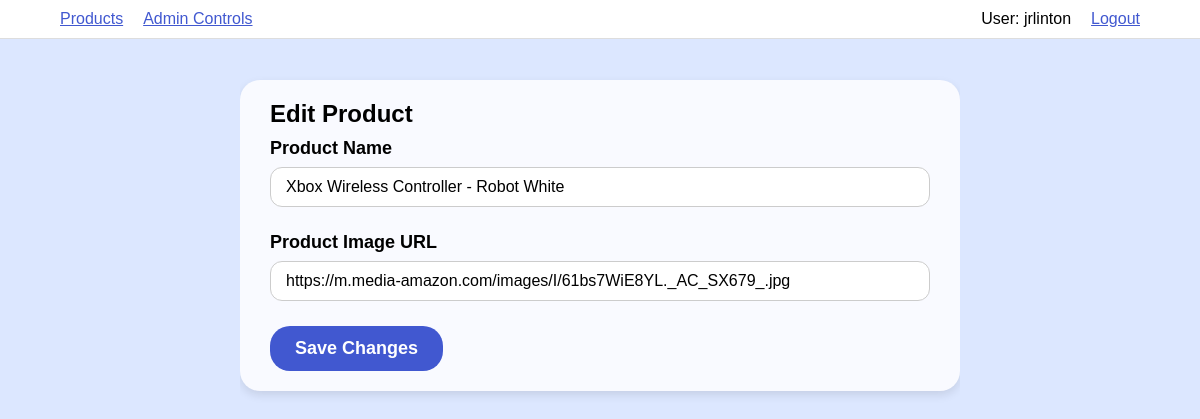
Screenshot of /edit-product/2bd3fd04-b876-4bb3-9c3a-c8e9a77e163f (signed in) with the database file from the repository.
### tables this page shows
CREATE TABLE Users (
        username TEXT PRIMARY KEY,
        password TEXT NOT NULL,
        is_admin INTEGER NOT NULL
    );

CREATE TABLE Products (
        product_id TEXT PRIMARY KEY,
        product_name TEXT NOT NULL,
        product_image TEXT NOT NULL
    );

### Source/flask_app.py (the view, shortened to what this page needs)
@app.route("/edit-product/<product_id>", methods=["GET", "POST"])
@login_required
def edit_product(product_id):
    if current_user.get_is_admin():
        product = get_product_by_id(product_id)
        if not product:
            flash("Product not found", "error")
            return redirect(url_for("admin_page"))
        return render_template("edit-product-page.html", product=product)
    else:
        flash("You must be an admin to access this page", "info")
        return redirect(url_for("root_page"))

### Source/Helpers/build_user_class_from_database_helper.py (called while the page is built)
def build_user(username):
    query = f"SELECT is_admin FROM {USER_TABLE_NAME} WHERE username = ? LIMIT 1"
    cur, con = query_database(query, params=(username,))
    result = cur.fetchone()
    con.close()
    if result is None:
        return None
    else:
        return User(username, bool(result[0]))

### Source/Helpers/count_number_of_reviews.py (called while the page is built)
def count_number_of_reviews(product_id):
    query = f"SELECT COUNT(*) FROM {REVIEW_TABLE_NAME} WHERE product_id = ?"
    cur, con = query_database(query, params=(product_id,))
    result = cur.fetchone()
    con.close()
    return result[0] if result else 0

### Source/Helpers/database_query_helper.py (called while the page is built)
def query_database(query, **kwargs):
    base_dir = os.path.dirname(os.path.abspath(__file__))
    full_path = os.path.join(base_dir, "../..", "Databases", DATABASE_FILE_NAME)
    params = kwargs.get('params', None)
    con = sqlite3.connect(full_path)
    con.execute("PRAGMA foreign_keys = ON")  # Enable foreign keys
    cur = con.cursor()
    if params is None:
        result = cur.execute(query)
    else:
        result = cur.execute(query, params)
    con.commit()
    return result, con

### Source/Helpers/get_average_review_score.py (called while the page is built)
def get_average_review_score(product_id):
    query = f"SELECT review_score FROM {REVIEW_TABLE_NAME} WHERE product_id = ?"
    cur, con = query_database(query, params=(product_id,))
    result = cur.fetchall()
    con.close()
    if not result:
        return None
    total = sum(score[0] for score in result)
    return round(total / len(result), 1)

### Source/Helpers/get_product_by_id_helper.py (called while the page is built)
def get_product_by_id(product_id):
    query = f"""
        SELECT product_name, product_image
        FROM {PRODUCT_TABLE_NAME}
        WHERE product_id = ?
        LIMIT 1
    """
    params = (product_id,)
    cur, con = query_database(query, params=params)
    row = cur.fetchone()
    con.close()
    if row is None:
        return None
    product = Product(
        product_id=product_id,
        name=row[0],
        image_url=row[1],
    )
    return product

### Source/Models/product.py (called while the page is built)
    def generate_num_reviews(self):
        return count_number_of_reviews(self.product_id)

    def generate_average_score(self):
        return get_average_review_score(self.product_id)

### Source/Models/user.py (called while the page is built)
    def get_id(self):
        return self.username

    def get_is_admin(self):
        return self.is_admin

    @property
    def is_authenticated(self):
        return True

### Source/flask_app.py (called while the page is built)
@login_manager.user_loader
def load_user(username):
    return build_user(username)

### Source/templates/edit-product-page.html
{% extends "base-template.html" %}
{% block stylesheet %}
<link rel="stylesheet" href="{{ url_for('static', filename='CSS/edit-product-page.css') }}">
{% endblock %}
{% block content %}
<div class="edit-box">
  <h2>Edit Product</h2>
  <form method="POST">
    <div class="field">
      <label for="product_name">Product Name</label>
      <input type="text" id="product_name" name="product_name" value="{{ product.name }}" required>
    </div>
    <div class="field">
      <label for="product_image">Product Image URL</label>
      <input type="text" id="product_image" name="product_image" value="{{ product.image_url }}" required>
    </div>
    <button type="submit">Save Changes</button>
  </form>
</div>
{% endblock %}

### Source/templates/base-template.html (shortened to what this page needs)
<!DOCTYPE html>
<html lang="en" dir="ltr">
  <head>
    <link rel="stylesheet" href="{{ url_for('static', filename='CSS/constants.css') }}">
    <link rel="stylesheet" href="{{ url_for('static', filename='CSS/base-template.css') }}">
    {% block stylesheet %}{% endblock%}
  </head>
  <body>
    {% block header %}
    <header class="site-header">
      <nav class="navbar">
        <div class="nav-left-group">
          <a href="{{ url_for('root_page') }}" class="link">Products</a>
          {% if current_user.get_is_admin() %}
          <a href="{{ url_for('admin_page') }}" class="link">Admin Controls</a>
          {% endif %}
        </div>
        <div class="nav-right-group">
          <span>User: {{ current_user.get_id() }}</span>
          <a href="{{ url_for('logout') }}" class="link">Logout</a>
        </div>
      </nav>
    </header>
    {% endblock %}
    {% block content %}{% endblock %}
  </body>
</html>

### Source/static/CSS/constants.css (style rules this page uses)
:root { --webpage-background: #dce7ff; --header-gradient: linear-gradient(-190deg, #8e98c5, #3239a8); --button-gradient: linear-gradient(10deg, #6c749a, #0b16ba); --border-colour: #4158d0; }

### Source/static/CSS/base-template.css (style rules this page uses)
* { margin: 0; padding: 0; box-sizing: border-box; font-family: 'Amazon Ember', sans-serif; }
html,body { padding-top: 20px; display: flex; justify-content: center; align-items: center; height: auto; width: auto; overflow-y: auto; place-items: center; background: var(--webpage-background); }
.site-header { width: 100%; background-color: #fff; border-bottom: 1px solid #ddd; position: fixed; top: 0; left: 0; z-index: 1000; padding: 10px 40px; box-sizing: border-box; }
.link { color: var(--border-colour); }
.navbar { display: flex; justify-content: space-between; align-items: center; padding: 0 20px; text-decoration: none; user-select: none; }
.nav-left-group { display: flex; gap: 20px; align-items: center; }
.nav-right-group { display: flex; gap: 20px; align-items: center; }

### Source/static/CSS/edit-product-page.css (style rules this page uses)
.edit-box { width: 60vw; margin: 40px auto; padding: 20px 30px; background: #f9faff; border-radius: 20px; box-shadow: 0 4px 10px rgba(0,0,0,0.1); }
.edit-box h2 { padding-bottom: 10px; }
.field { margin-bottom: 25px; display: flex; flex-direction: column; }
label { font-weight: 600; font-size: 18px; margin-bottom: 8px; user-select: none; }
input[type="text"], textarea { padding: 10px 15px; font-size: 16px; border-radius: 12px; border: 1px solid #ccc; resize: vertical; transition: border-color 0.3s ease; }
button { background: #4158d0; color: white; padding: 12px 25px; font-size: 18px; font-weight: 600; border: none; border-radius: 20px; cursor: pointer; transition: background-color 0.3s ease; user-select: none; }

### rows the page displays
Users: get_id "jrlinton"
Products: product_name "Xbox Wireless Controller - Robot White", product_image "https://m.media-amazon.com/images/I/61bs7WiE8YL._AC_SX679_.jpg"
